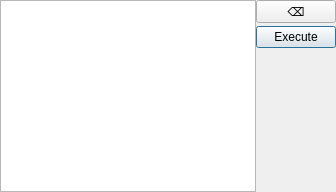
       <widget class="QWidget" name="multiline">
        <layout class="QHBoxLayout" name="horizontalLayout">
         <property name="spacing">
          <number>0</number>
         </property>
         <property name="leftMargin">
          <number>0</number>
         </property>
         <property name="topMargin">
          <number>0</number>
         </property>
         <property name="rightMargin">
          <number>0</number>
         </property>
         <property name="bottomMargin">
          <number>0</number>
         </property>
         <item>
          <widget class="QPlainTextEdit" name="txtMultiQuery">
           <property name="sizePolicy">
            <sizepolicy hsizetype="Expanding" vsizetype="Minimum">
             <horstretch>0</horstretch>
             <verstretch>0</verstretch>
            </sizepolicy>
           </property>
           <property name="minimumSize">
            <size>
             <width>120</width>
             <height>60</height>
            </size>
           </property>
           <property name="font">
            <font>
             <family>DejaVu Sans</family>
             <pointsize>11</pointsize>
             <weight>50</weight>
             <italic>false</italic>
             <bold>false</bold>
             <underline>false</underline>
             <strikeout>false</strikeout>
             <kerning>true</kerning>
            </font>
           </property>
           <property name="plainText">
            <string/>
           </property>
           <property name="backgroundVisible">
            <bool>false</bool>
           </property>
           <property name="placeholderText">
            <string>result=query</string>
           </property>
          </widget>
         </item>
         <item>
          <layout class="QVBoxLayout" name="verticalLayout_2">
           <property name="spacing">
            <number>3</number>
           </property>
           <item>
            <widget class="QPushButton" name="cmdClearMultilineQuery">
             <property name="text">
              <string>⌫</string>
             </property>
            </widget>
           </item>
           <item>
            <widget class="QPushButton" name="cmdExecuteMultiline">
             <property name="text">
              <string>Execute</string>
             </property>
             <property name="autoDefault">
              <bool>false</bool>
             </property>
             <property name="default">
              <bool>true</bool>
             </property>
            </widget>
           </item>
           <item>
            <spacer name="verticalSpacer">
             <property name="orientation">
              <enum>Qt::Vertical</enum>
             </property>
             <property name="sizeHint" stdset="0">
              <size>
               <width>20</width>
               <height>40</height>
              </size>
             </property>
            </spacer>
           </item>
          </layout>
         </item>
        </layout>
       </widget>
